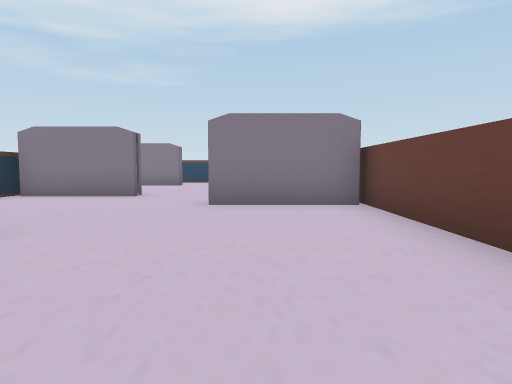
View 1 (above)

17 first-person views from a walk through a Unity game level. The camera is 1.2 m above the floor, tilts 4° down and sees 75° across. Doors are open. The floor is counted in squares, 2 m on a side. Each view is taken from the middle of a square. On the plan, view 1 faces up. The plan holds only what a view shows up to about 10 squares ahead; the rest is blank. The place goes on beyond the plan.

View 2
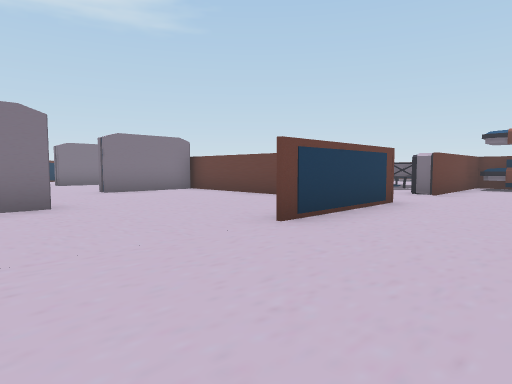

View 3
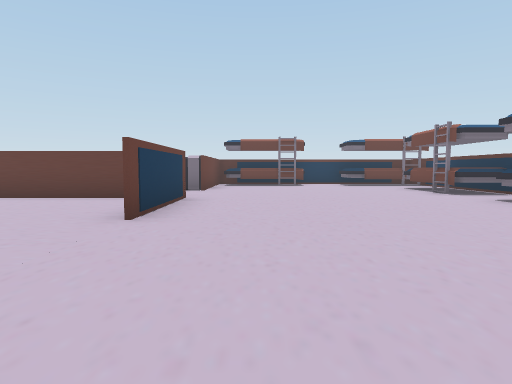

View 4
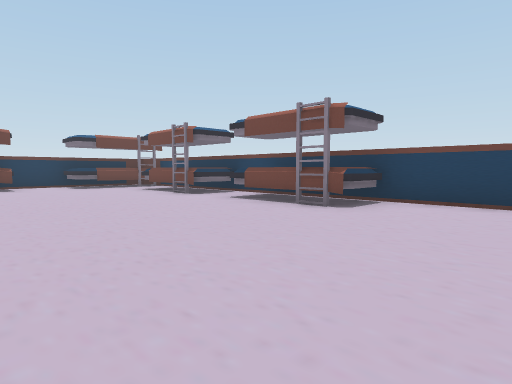

View 5
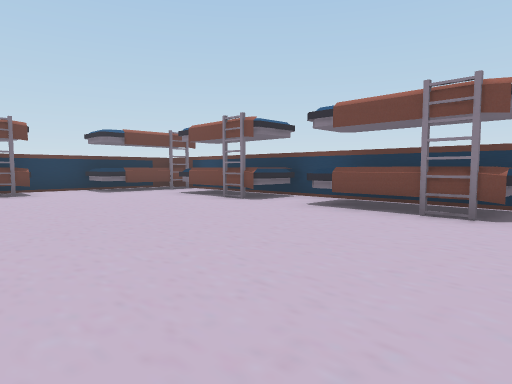

View 6
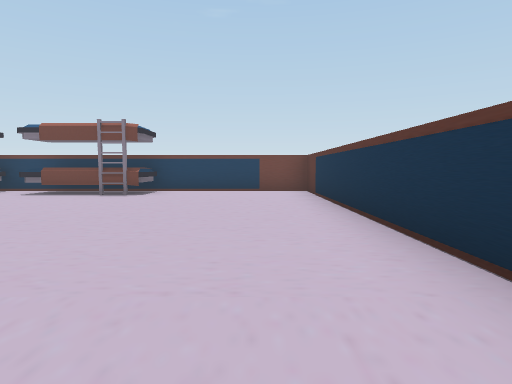

View 7
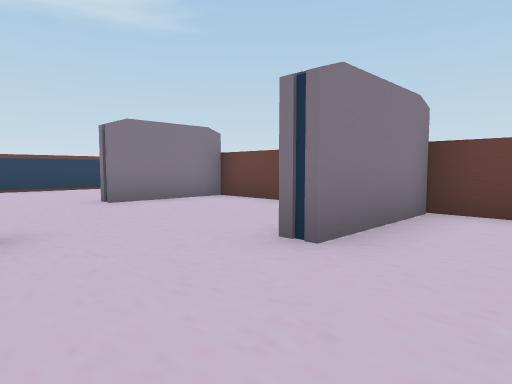

View 8
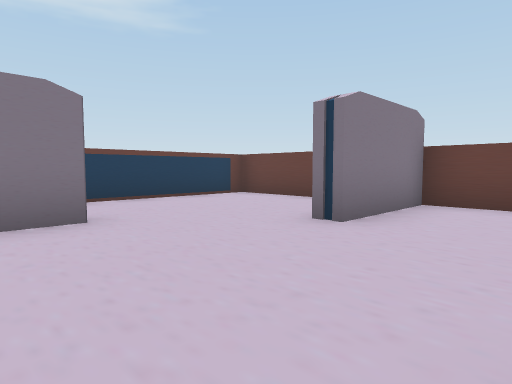

View 9
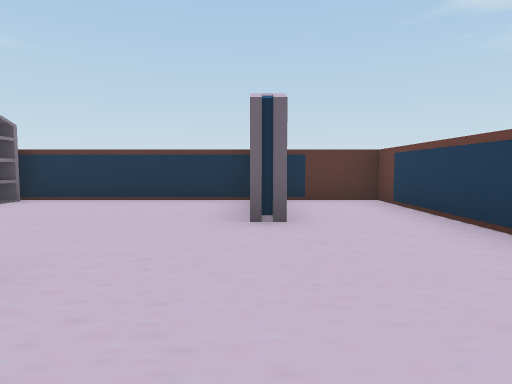

View 10
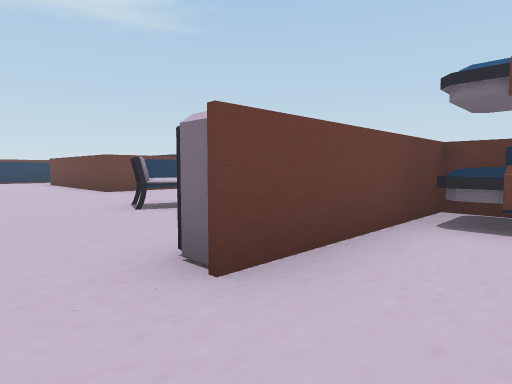

View 11
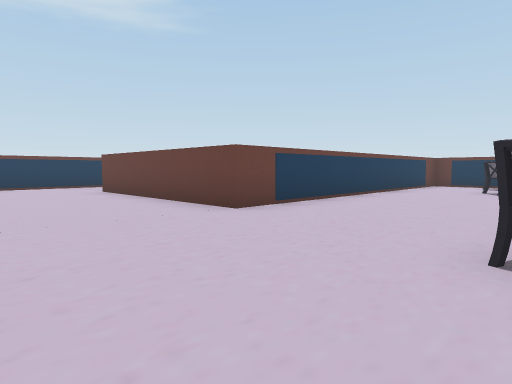

View 12
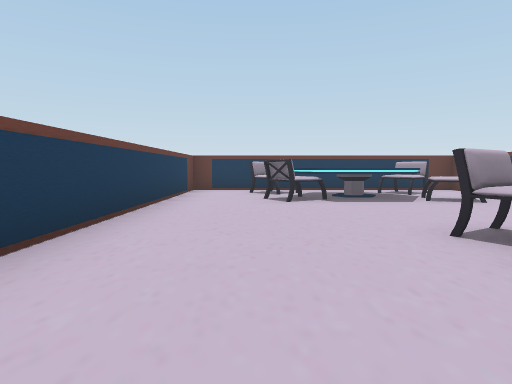

View 13
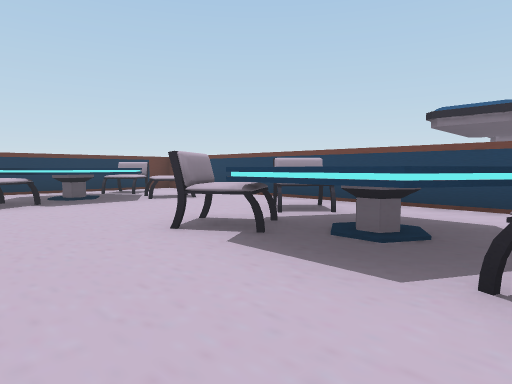

View 14
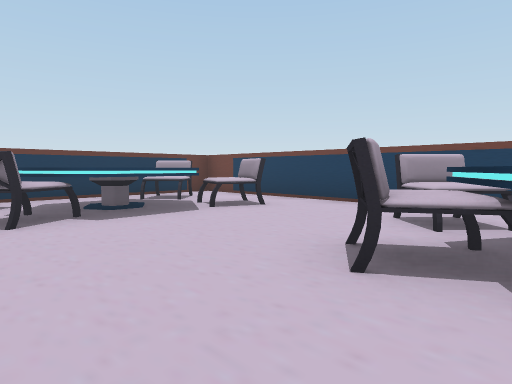

View 15
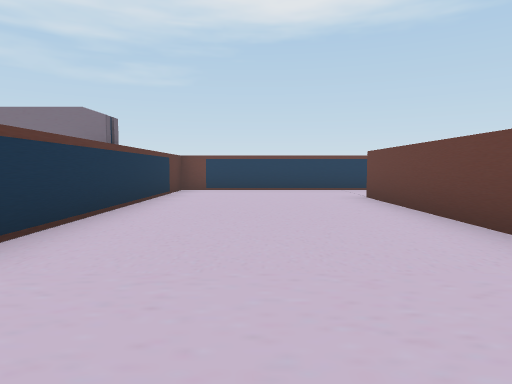

View 16
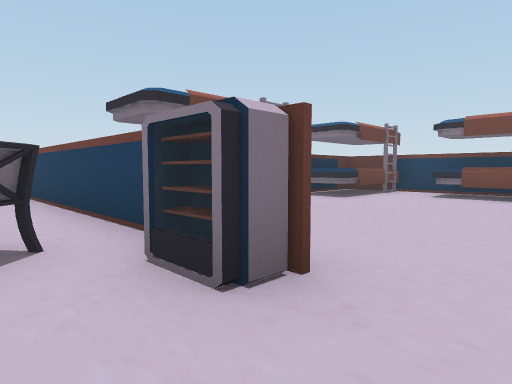

View 17
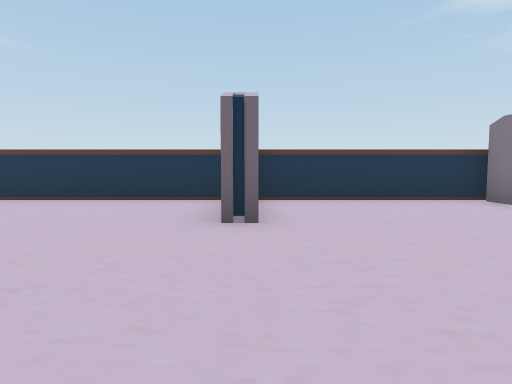

### Floor plan
Ten units are one square. View 1 is at (0, 0); x grows to the right and y downward. Boxes are objects, and circles mark ways between rooms. Rooms are numbered by the first view taken in them; rooms with no view inside come last. Other rooms are left out.
<svg viewBox="-60 -149 218 234">
<path fill="none" stroke="#000" d="M18 6 18 -60M20 6 -11 6M18 -81 18 -100M65 6 41 6M18 -121 18 -144M21 -143 -54 -143 -54 80 80 80 80 34M84 -27 88 -19M64 -28 67 -32 75 -32M120 -25 120 -36M59 5 153 5 153 -67 63 -67 63 -120M80 15 80 6 65 6M71 -143 21 -143M19 -144 19 -76M71 -18 73 -22 76 -22M131 -27 131 -30M134 -26 129 -29 134 -31"/>
<rect x="-55" y="-35" width="30" height="10" fill="#bbb"><title>shelf</title></rect>
<rect x="-55" y="-75" width="30" height="10" fill="#bbb"><title>shelf</title></rect>
<rect x="-55" y="-125" width="30" height="10" fill="#bbb"><title>shelf</title></rect>
<rect x="-15" y="65" width="30" height="10" fill="#bbb"><title>bed</title></rect>
<rect x="-5" y="-65" width="20" height="10" fill="#bbb"><title>shelf</title></rect>
<rect x="-5" y="-105" width="20" height="10" fill="#bbb"><title>shelf</title></rect>
<rect x="25" y="65" width="30" height="10" fill="#bbb"><title>bed</title></rect>
<rect x="65" y="55" width="10" height="20" fill="#bbb"><title>bed</title></rect>
<rect x="65" y="5" width="20" height="30" fill="#bbb"><title>bed</title></rect>
<rect x="45" y="-5" width="10" height="10" fill="#bbb"><title>other object</title></rect>
<rect x="55" y="-15" width="10" height="10" fill="#bbb"><title>chair</title></rect>
<rect x="55" y="-35" width="10" height="20" fill="#bbb"><title>chair</title></rect>
<rect x="75" y="-35" width="20" height="10" fill="#bbb"><title>chair</title></rect>
<rect x="85" y="-15" width="10" height="10" fill="#bbb"><title>chair</title></rect>
<rect x="115" y="-15" width="20" height="10" fill="#bbb"><title>chair</title></rect>
<rect x="115" y="-45" width="20" height="10" fill="#bbb"><title>chair</title></rect>
<rect x="135" y="-25" width="10" height="20" fill="#bbb"><title>chair</title></rect>
<rect x="135" y="-55" width="10" height="20" fill="#bbb"><title>chair</title></rect>
<circle cx="30" cy="2" r="3" fill="#2a7"/>
<text x="-10" y="-20">1</text>
<text x="80" y="-50">2</text>
</svg>
Room 1 opens to room 2.

Where each view was taken, in squares from view 1:
view 1: 0 up, 0 right, facing up
view 2: 3 down, 4 left, facing up-right
view 3: 2 down, 5 left, facing right
view 4: 2 down, 4 left, facing down-right
view 5: 2 down, 2 left, facing down-right
view 6: 1 up, 4 left, facing down
view 7: 4 up, 3 left, facing up-right
view 8: 8 up, 4 left, facing up-right
view 9: 12 up, 1 right, facing left
view 10: 2 down, 3 right, facing up-right
view 11: 3 up, 3 right, facing up-right
view 12: 5 up, 6 right, facing right
view 13: 5 up, 6 right, facing down-right
view 14: 5 up, 8 right, facing down-right
view 15: 5 up, 4 right, facing up
view 16: 1 up, 3 right, facing down-right
view 17: 3 up, 1 right, facing left
